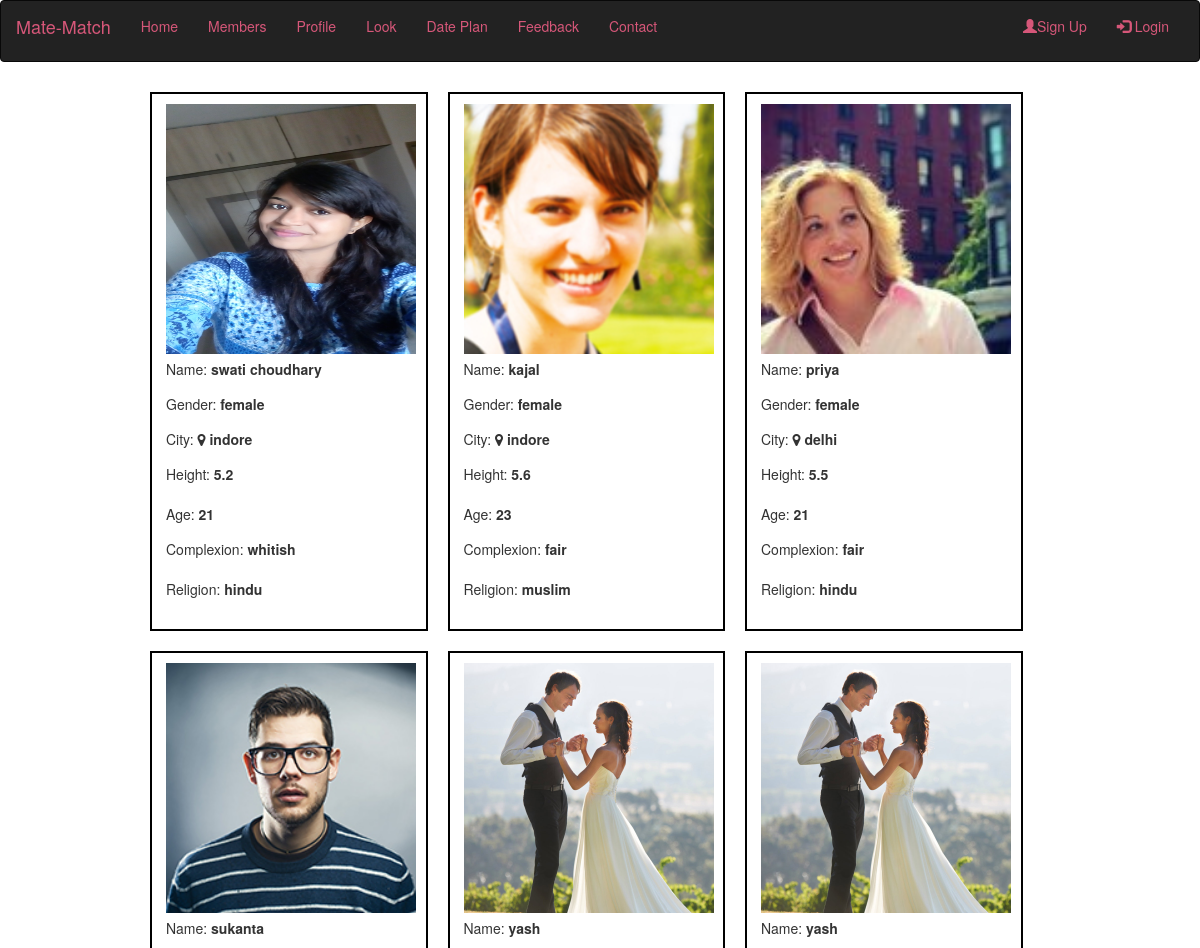
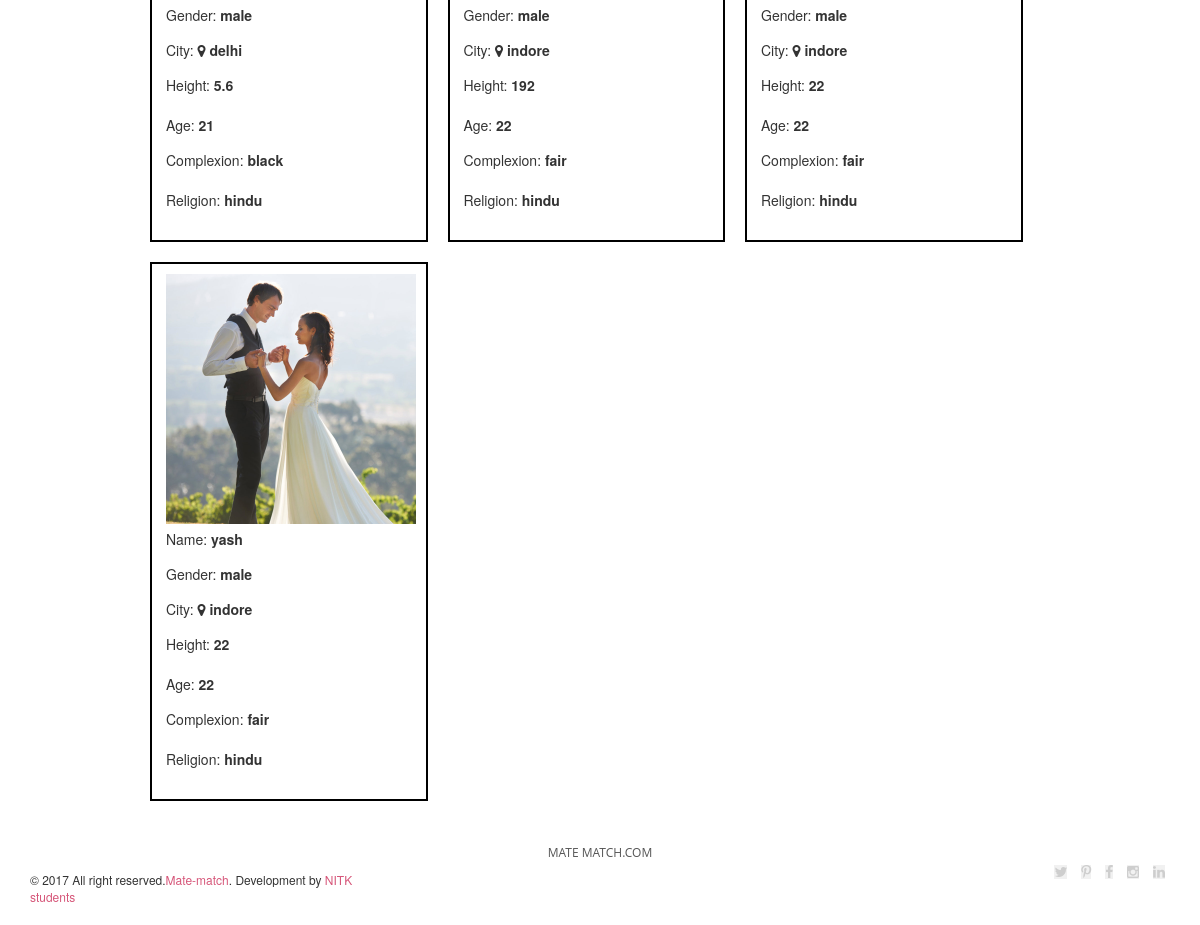
Page /dating/members.php on the committed database (2 pictures, top to bottom).
### tables this page shows
CREATE TABLE `profile` (
  `id` int(255) NOT NULL,
  `register_id` int(11) NOT NULL,
  `gender` varchar(255) NOT NULL,
  `age` int(255) NOT NULL,
  `name` varchar(255) NOT NULL,
  `complexion` varchar(255) NOT NULL,
  `city` varchar(255) NOT NULL,
  `height` varchar(255) NOT NULL,
  `religion` varchar(255) NOT NULL,
  `photo_path` varchar(255) NOT NULL
);

### dating/members.php (the view, shortened to what this page needs)
<?php  include 'header.php'; ?>
<div class="container" style="margin-top: 20px;">
<div class="col-md-12 col-lg-offset-1">
<?php
include 'connect.php';
$query = "SELECT * FROM profile";
$sql = mysqli_query($con,$query);
while ($data = mysqli_fetch_assoc($sql))
{
$photo = $data['photo_path'];
$name = $data['name'];
$city=$data['city'];
$age=$data['age'];
$gender=$data['gender'];
$complexion=$data['complexion'];
$height=$data['height'];
$religion=$data['religion'];
?>
				<div class="col-md-3" style="border: 2px solid black; margin: 10px;">
				<div class="row" style="padding-left: 14px; padding-top: 10px;">
				<img src="<?php echo $photo; ?>" alt="Product Image" width="250px" height="250px">
				</div>
				<div class="row">
				<p style="padding-left: 14px; padding-top: 5px;">Name: <strong><?php echo $name; ?></strong></p>
				</div>
				<div class="row">
				<p style="padding-left: 14px; padding-top: 5px;">Gender: <strong><?php echo $gender; ?></strong></p>
				</div>
				<div class="row">
				<p style="padding-left: 14px; padding-top: 5px;">City: <span><i class="fa fa-map-marker"></i><a href="#"></a><strong> <?php echo $city; ?></strong><a href="#"></a></span></p>
				</div>
				<div class="row">
				<p style="padding-left: 14px; padding-top: 5px;">Height: <strong><?php echo $height; ?></strong></p>
				</div>
				<div class="row">
				<p style="padding-left: 14px; padding-top: 10px;">Age: <strong><?php echo $age; ?></strong></p>
				</div>
				<div class="row">
				<p style="padding-left: 14px; padding-top: 5px;">Complexion: <strong><?php echo $complexion; ?></strong></p>
				</div>
				<div class="row">
				<p style="padding-left: 14px; padding-top: 10px;">Religion: <strong><?php echo $religion; ?></strong></p>
				</div>
				</div>
							<?php
							}
							?>
				</div>
</div>
<?php include 'footer.php' ; ?>

### dating/header.php (shortened to what this page needs)
<!DOCTYPE html>
 <html lang="en">
<head>
  <link rel="stylesheet" href="assets/plugins/bootstrap/css/bootstrap.min.css">
	<link rel="stylesheet" href="assets/plugins/font-awesome/css/font-awesome.min.css">
  <link rel="stylesheet" href="//code.jquery.com/ui/1.12.1/themes/base/jquery-ui.css">
  <link rel="stylesheet" type="text/css" href="assets/plugins/datetimepicker/jquery.datetimepicker.css"/>
</head>
<body id="body">
	<main class="wrapper">
<nav class="navbar navbar-inverse">
  <div class="container-fluid">
    <div class="navbar-header">
      <a class="navbar-brand color" href="#">Mate-Match</a>
    </div>
    <div class="collapse navbar-collapse" id="myNavbar">
      <ul class="nav navbar-nav">
        <li>
							<a href="index.php" class="color">Home</a>
							</li>
							<li>
								<a href="members.php" class="color">Members</a>
							</li>
							<li>
								<a href="profile.php" class="color">Profile</a>
							</li>
							<li>
								<a href="look.php" class="color">Look</a>
							</li>
							<li>
								<a href="date.php" class="color">Date Plan</a>
							</li>
							<li>
								<a href="feedback.php" class="color">Feedback</a>
							</li>
							<li>
								<a href="contact.php" class="color">Contact</a>
							</li>
      </ul>
      <ul class="nav navbar-nav navbar-right">
        <li class="color"><a href="register.php"><p class="color"><span class="glyphicon glyphicon-user"></span>Sign Up</p></a></li>
        <li><a href="login.php"><p class="color"><span class="glyphicon glyphicon-log-in"></span> Login</p></a></li>
      </ul>
    </div>
  </div>
</nav>

### dating/footer.php (shortened to what this page needs)
						<div class="subfooter padding-top-10 padding-left-30 padding-right-30 padding-bottom-10 text-center">
							<div class="row no-column-space equal-height-columns">
								<div class="col-sm-4 padding-top-50 equal-height-column text-left">
									<p class="subfooter__copyright">© 2017 All right reserved.<span class="subfooter__copyright--pink">Mate-match</span>. Development by <span class="subfooter__copyright--pink">NITK students</span></p>
								</div>
								<div class="col-sm-4 text-center padding-top-20 equal-height-column page-scroll ">
									<a class="subfooter__logo" href="#body">
										<h6>Mate match.com</h6>
									</a>
								</div>
								<div class="col-sm-4 padding-top-40 text-right text-xs-center equal-height-column">
									<ul class="list-inline">
										<li><a class="subfooter__link" href="#"><i class="icon-custom icon-sm rounded-x fa fa-twitter"></i></a></li>
										<li><a class="subfooter__link" href="#"><i class="icon-custom icon-sm rounded-x fa fa-pinterest-p"></i></a></li>
										<li><a class="subfooter__link" href="#"><i class="icon-custom icon-sm rounded-x fa fa-facebook"></i></a></li>
										<li><a class="subfooter__link" href="#"><i class="icon-custom icon-sm rounded-x fa fa-instagram"></i></a></li>
										<li><a class="subfooter__link" href="#"><i class="icon-custom icon-sm rounded-x fa fa-linkedin"></i></a></li>
									</ul>
								</div>
							</div>
						</div>
	</main>
</body>
</html>

### dating/header.php (style rules this page uses)
html,body { overflow-x:hidden; }

### rows in the picture
profile: photo_path (picture), name "swati choudhary", gender "female", city "indore", height "5.2", age "21", complexion "whitish", religion "hindu"
profile: photo_path (picture), name "kajal", gender "female", city "indore", height "5.6", age "23", complexion "fair", religion "muslim"
profile: photo_path (picture), name "priya", gender "female", city "delhi", height "5.5", age "21", complexion "fair", religion "hindu"
profile: photo_path (picture), name "sukanta", gender "male", city "delhi", height "5.6", age "21", complexion "black", religion "hindu"
profile: photo_path (picture), name "yash", gender "male", city "indore", height "192", age "22", complexion "fair", religion "hindu"
profile: photo_path (picture), name "yash", gender "male", city "indore", height "22", age "22", complexion "fair", religion "hindu"
profile: photo_path (picture), name "yash", gender "male", city "indore", height "22", age "22", complexion "fair", religion "hindu"
